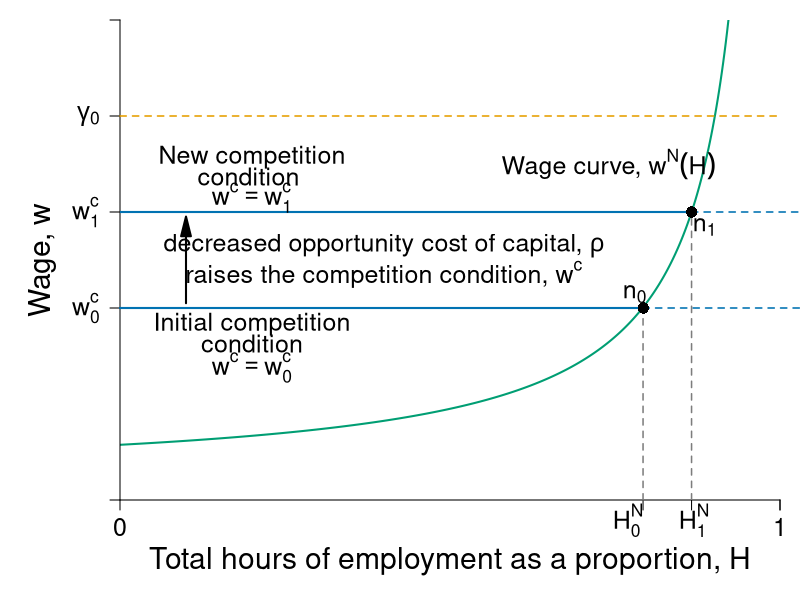

Recreate this plot in R.
require(shape)
require(plotrix)
pdf(file = "capitalism/macro_oppcost_capital.pdf", width = 9, height = 7)

#Set parameters for graphics
pointsize <- 1.8
axislabelsize <- 1.8
labelsize <- 1.5
namesize <- 1.8
annotatesize <- 1.5
graphlinewidth <- 2
segmentlinewidth <- 1.5

COL <- c("#7fc97f", "#beaed4", "#fdc086", "#ffff99", "#386cb0", "#f0027f", "#bf5b17", "#666666")
COLA <- c("#e0f3db", "#99d8c9","#66c2a4","#41ae76", "#238b45", "#005824")
COLB <- c("#c6dbef", "#4eb3d3", "#2b8cbe", "#0868ac","#084081")
COLC <- c("#fcfbfd", "#efedf5", "#dadaeb", "#bcbddc", "#9e9ac8", "#807dba", "#6a51a3", "#54278f", "#3f007d")
grays <- gray.colors(25, start = 1, end = 0, alpha = 1)

CBCols <- c("#009E73","#0072B2","#E69F00","#CC79A7", "#F0E442")

WageFn <- function(h, ubar = 3, B = 2, t = 0.8) {
  B + ubar + (ubar - ubar*t +  ubar*t*h )/(t*(1 - h))
}

WageFn#COL <- c("#1B9E77", "#D95F02", "#7570B3", "#E7298A", "#66A61E", "#E6AB02", "#A6761D", "#666666")
COL <- c("#7fc97f", "#beaed4", "#fdc086", "#ffff99")
par(mar =  c(5, 6, 1, 1))
xlims <- c(0, 1)
ylims <- c(0, 50)


plot(0, 0, xlim = xlims, ylim = ylims, type = "n",
     xlab = expression(paste("Total hours of employment as a proportion, ", H)),
     ylab = expression(paste("Wage, ", w)),
     xaxt = "n", 
     yaxt = "n",
     cex.lab = axislabelsize, 
     bty = "n", 
     xaxs = "i", 
     yaxs = "i")

npts <- 500 
npts2 <- 501
#Specify the sequences of points for graphing. 
xx1 <- seq(xlims[1], 1, length.out = npts)
xx2 <- seq(xlims[1], xlims[2], length.out = npts)
xx3 <- seq(xlims[1], xlims[2], length.out = npts2)
xx4 <- seq(xlims[1], 25, length.out = npts2)

#Draw the lines for the graphs
lines(xx1, WageFn(xx1), col = CBCols[1], lwd = graphlinewidth)
#lines(xx2, solowCondition(xx2, delta = 5), col = COL[3], lwd = 4)
#lines(xx2, solowInfeas(xx2, delta = 5), col = COL[1], lwd = 4, lty = 2)

#Customize ticks and labels for the plot
# ticksy <- c(0, 2.5, 5, 20, 25,  40)
# ylabels <- c(0, expression(paste(B)), expression(paste(B+underline(u))), expression(paste(w[0])), expression(paste(w[2])), NA)

ticksy <- c(0, 20, 30, 40, ylims[2])
ylabels <- c(NA, expression(paste(w[0]^c)), expression(paste(w[1]^c)), expression(paste(gamma[0])), NA )

ticksx <- c(0, 0.7925, 0.866, 1, xlims[2])
#xlabels <- c(0, expression(paste(H[0],"*")), expression(paste(H[2],"*")), 1.0, NA)
xlabels <- c(0, NA, NA, 1.0, NA)
axis(1, at = ticksx, pos = 0, labels = xlabels, cex.axis = labelsize)
axis(2, at = ticksy, pos = 0, labels = ylabels, las = 1, cex.axis = labelsize)

#x-axis tick label 
text(0.87, -2.1, expression(paste(H[1]^N)), cex = labelsize,xpd = TRUE)
text(0.77, -2.1, expression(paste(H[0]^N)), cex = labelsize,xpd = TRUE)

#Annotation of the  graphs
text(0.74, 35, expression(paste("Wage curve, ", w^N*(H))), cex = labelsize)

#segments(1, 0, 1, 42, lty = 2, lwd = 3, col = "darkgray")
segments(0.7925, 0, 0.7925, 20, lty = 2, lwd = segmentlinewidth, col = grays[20], xpd = TRUE)


segments(0, 40, xlims[2], 40, lty = 2, lwd = segmentlinewidth, col = CBCols[3], xpd = TRUE)
#segments(0, 50, xlims[2], 50, lty = 2, lwd = segmentlinewidth, col = CBCols[3], xpd = TRUE)


#Arrows(0.85, 15, 0.85, 24, col = "black", lty = 1, lwd = 2, arr.type = "triangle")
#Arrows(0.85, 15, 0.85, 6, col = "black", lty = 1, lwd = 2, arr.type = "triangle")
#text(0.98, 14.5, expression(paste("Employment rent")))
#text(0.98, 12.5, expression(paste("increases with union")))

#Initial competition condition 
segments(0, 20, 0.7925, 20, lty = 1, lwd = graphlinewidth, col = CBCols[2], xpd = TRUE)
segments(0.7925, 20, 1.2, 20, lty = 2, lwd = segmentlinewidth, col = CBCols[2], xpd = TRUE)

points(0.793, 20, pch = 16, col = "black", cex = 1.5)
text(0.78, 21.5, expression(paste(n[0])), cex = labelsize)


#Lower rho competition condition
segments(0, 30, 0.866, 30, lty = 1, lwd = graphlinewidth, col = CBCols[2])
segments(0.866, 30, 1.2, 30, lty = 2, lwd = segmentlinewidth, col = CBCols[2], xpd = TRUE)


Arrows(0.1, 20.5, 0.1, 28.5, col = "black", lty = 1, lwd = 2, arr.type = "triangle")
text(0.4, 26.5, expression(paste("decreased opportunity cost of capital, ", rho)), cex = labelsize)
text(0.4, 23.5, expression(paste("raises the competition condition, ", w^c)), cex = labelsize)

# text(0.37, 45, expression(paste("Union raises productivity, ", gamma)), cex = labelsize)
# Arrows(0.6, 41, 0.6, 48, col = "black", lty = 1, lwd = 2, arr.type = "triangle")

segments(0.866, 0, 0.866, 30, lty = 2, lwd = segmentlinewidth, col = grays[20])
points(0.866, 30, pch = 16, col = "black", cex = 1.5)
text(0.866 + 0.02, 30 - 1.5, expression(paste(n[1])), cex = labelsize)


text(0.2, 35.7, expression(paste("New competition")), cex = labelsize, xpd = TRUE)
text(0.2, 33.7, expression(paste("condition ")), cex = labelsize, xpd = TRUE)
text(0.2, 31.5, expression(paste(w^c == w[1]^c)), cex = labelsize, xpd = TRUE)



#Unemployment benefits & a
#segments(0, 5, 1.2, 5, lty = 2, lwd = 2, col = "darkgray")
#segments(0, 2.5, 1.2, 2.5, lty = 2, lwd = segmentlinewidth, col = grays[20])

#Zero profit condition
text(0.2, 18.3, expression(paste("Initial competition")), cex = labelsize, xpd = TRUE)
text(0.2, 16.3, expression(paste("condition")), cex = labelsize, xpd = TRUE)
text(0.2, 13.8, expression(paste(w^c == w[0]^c)), cex = labelsize, xpd = TRUE)
#text(0.97, 6, expression(paste(B + a)))
#text(0.97, 3.5, expression(paste(B, " (unemployment benefits)")))
#text(1.08, 36, expression(paste("level of")))
#text(1.08, 34, expression(paste("employment, ", bar(H))))

dev.off()
